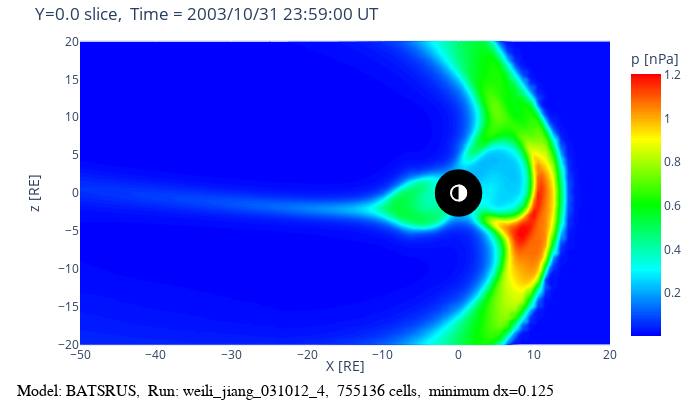

Write notebook code for a chart like this one.
### Code cell
fig = model.get_plot('p')
iplot(fig)
